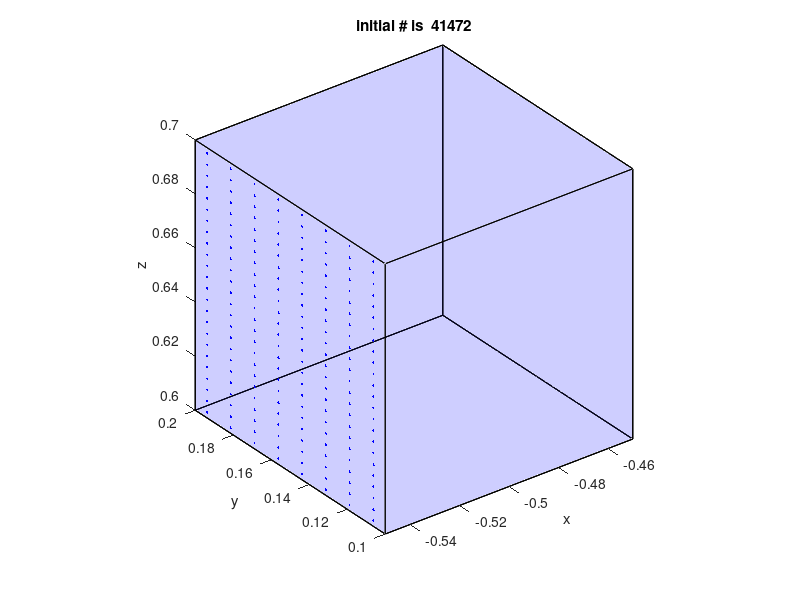

Here is the MATLAB script that generated this plot: (Note: this script raises an error after producing the figure.)
%%  this function require the desired particle number, 
% the spatial limit position. generate the frame, ainj file to initial Fluent DPM.
% read the dpm file in order to use the first 2 lines

%% use this if donot want to specify velocitypart
% define the particle number, spatial limits


particle_number=10000; % define the particle number
x=-50/100  % I think the units is meter here.
y=15/100
z=65/100
dx=5/100
x_up=x+dx;  %define spatial position in meter
x_low=x-dx; 
y_up=y+dx; 
y_low=y-dx; 
z_up=z+dx; 
z_low=z-dx; 

% x_up=860/1000; 
% x_low=0; 
% y_up=100/1000; 
% y_low=0/1000; 
% z_up=168/1000; 
% z_low=0; 

%% for the given vertex position, plot the frame of a cubic;
p1=[x_up y_low z_low];
p2=[x_up y_up z_low];
p3=[x_low y_up z_low];
p4=[x_low y_low z_low];
p5=[x_up y_low z_up];
p6=[x_up y_up z_up];
p7=[x_low y_up z_up];
p8=[x_low y_low z_up];
x=[p1(1) p2(1) p1(1) p1(1) p5(1) p3(1);
      p2(1) p3(1) p2(1) p4(1) p6(1) p7(1);
      p3(1) p7(1) p6(1) p8(1) p7(1) p8(1);
      p4(1) p6(1) p5(1) p5(1) p8(1) p4(1)];
y=[p1(2) p2(2) p1(2) p1(2) p5(2) p3(2);
      p2(2) p3(2) p2(2) p4(2) p6(2) p7(2);
      p3(2) p7(2) p6(2) p8(2) p7(2) p8(2);
      p4(2) p6(2) p5(2) p5(2) p8(2) p4(2)];
z=[p1(3) p2(3) p1(3) p1(3) p5(3) p3(3);
      p2(3) p3(3) p2(3) p4(3) p6(3) p7(3);
      p3(3) p7(3) p6(3) p8(3) p7(3) p8(3);
      p4(3) p6(3) p5(3) p5(3) p8(3) p4(3)];
fill3(x,y,z, 'b','facealpha',0.1)
hold on;
%% calculate the node position
xlengh=x_up-x_low;
ylengh=y_up-y_low;
zlengh=z_up-z_low;
elememt_len=(xlengh*ylengh*zlengh/particle_number)^(1/3);
elen_x=xlengh/elememt_len*10;
elen_y=ylengh/elememt_len/3;
elen_z=zlengh/elememt_len;
elen_x=ceil(elen_x); % get element nember to generate the location of desired number particles
elen_y=ceil(elen_y);
elen_z=ceil(elen_z+2);
% i denotes x  j denotes y  k denotes z
% generate node postion
for i=1:elen_x+1   
nodepos_x(i)=xlengh/elen_x*(i-1)+x_low;
end
for i=1:elen_y+1
nodepos_y(i)=ylengh/elen_y*(i-1)+y_low;
end
for i=1:elen_z+1
nodepos_z(i)=zlengh/elen_z*(i-1)+z_low;
end
%% generate element position
d=1;
ele_location=zeros(3,elen_x*elen_y*elen_z);
for k=1:elen_z     %generate layer by layer                           
    cell_z=(nodepos_z(k)+nodepos_z(k+1))/2;  %calculate the z position of every particle
    for j=1:  elen_y    
        for i=1:elen_x         
            cell_x=(nodepos_x(i)+nodepos_x(i+1))/2;
            cell_y=(nodepos_y(j)+nodepos_y(j+1))/2;            
            ele_location(1,d)=cell_x;
            ele_location(2,d)=cell_y;
            ele_location(3,d)=cell_z;
            d=d+1;
        end
    end
end
%% 
plot3(ele_location(1,:),ele_location(2,:),ele_location(3,:),'b.','MarkerSize',7);
axis equal
xlim([x_low  x_up])
ylim([y_low  y_up])
zlim([z_low  z_up])
xlabel('x')
ylabel('y')
zlabel('z')
title(['initial # is  ' num2str(elen_x*elen_y*elen_z)])  
hold off;
%% read .dpm file to use the first two lines
filename1='sample.dpm';
data = importdata(filename1);
% com=data;
siz=size(data);
siz=siz(1);
for i=3:1:siz
data{i}(1)=[];
data{i}(1)=[];
    for j=1:1:16
        data{i}(155)=[];
    end  
data{i}=str2num(data{i});    
end
%% generate writeinfo
numberpart=zeros(elen_x*elen_y*elen_z+2,12);
d=5e-8; %8e-5;
mass=4/3*pi*(d/2)^3*1000; % calculate the mass
numberpart(:,7)=d ;%8e-5;  %define the diameter
numberpart(:,8)=300; %define Temperature
numberpart(:,9)=2.1368e-23; %define mass-flow
numberpart(:,10)=mass;%4.189e-15;%2.68e-10; %define the mass
numberpart(:,11)=7.9705e-14; % define  frequency  
          
for i=1:elen_x*elen_y*elen_z %assign xyz postion to numberpart
numberpart(i+2,1:3)=ele_location(:,i);  
writeinfo{i+2,1}=num2str(numberpart(i+2,:));
writeinfo{i+2,1}=['(( ' writeinfo{i+2,1} ') )'];
end
writeinfo{1}=data{1};
writeinfo{2}=data{2}; 
filename1=num2str(elen_x*elen_y*elen_z);
fid=fopen(['E:\desktop\temp\' filename1 '_2e-6.inj'],'wt');
disp(['generating E:\desktop\temp\' filename1 '.inj....']);
for i=1:elen_x*elen_y*elen_z+2
writ=writeinfo{i};
fprintf(fid,'%s\n',writ);
end
fclose(fid);



% %% Use this if want to connect particle tracking
% load('E:\desktop\CFD\Raceway_pond_and_Peers_PBR_03132016--\connect study\Connect procedure\velocitypart')
% % velocitypart=single(velocitypart);
% %% read .dpm file to use the first two lines
% writeinfo=[]
% filename1='sample.dpm';
% data = importdata(filename1);
% % com=data;
% for i=3:1:length(data)
% data{i}(1)=[];
% data{i}(1)=[];
%     for j=1:1:16
%         data{i}(155)=[];
%     end  
% data{i}=str2num(data{i});    
% end
% numberpart=zeros(number+2,12);
% d=2e-6; %8e-5;
% mass=4/3*pi*(d/2)^3*1000; % calculate the mass
% numberpart(:,7)=d ;%8e-5;  %define the diameter
% % numberpart(:,8)=300; %define Temperature
% numberpart(:,9)=2.1368e-23; %define mass-flow
% numberpart(:,10)=mass;%4.189e-15;%2.68e-10; %define the mass
% numberpart(:,11)=7.9705e-14; % define  frequency  
% numberpart(number+3:end,:)=[];
% for i=1:number
%     numberpart(i+2,1:6)=velocitypart(i+2,1:6);
%     numberpart(i+2,8)=i+9000000-1;  % Use a high number can improve the consistence!
%     writeinfo{i+2,1}=num2str(numberpart(i+2,:));
%     writeinfo{i+2,1}=['(( ' writeinfo{i+2,1} ') )'];
% end
% writeinfo{1}=data{1};
% writeinfo{2}=data{2}; 
% fid=fopen(['E:\desktop\temp\' num2str(number) '_for connect1111.inj'],'wt');
% disp(['generating E:\desktop\temp\' num2str(number) '_for connect.inj']);
% for i=1:number
% writ=writeinfo{i};
% fprintf(fid,'%s\n',writ);
% end
% fclose(fid);
